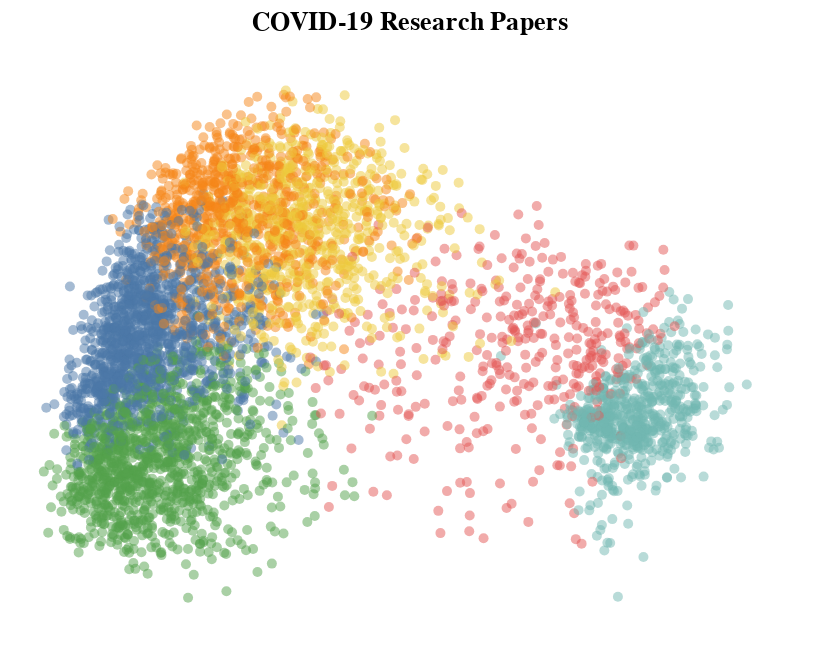

The cell this chart's notebook holds for it:
### Markdown cell above
## Chart

### Code cell
import altair as alt

alt.Chart(document_vectors.sample(5000)).mark_circle(opacity=0.5, size=25).encode(
    x=alt.X('x', axis=None),
    y=alt.Y('y', axis=None),
    color=alt.Color('cluster:N', legend=None),
).configure_axis(
    grid=False
).configure_view(
        strokeWidth=0
).properties(
    title='COVID-19 Research Papers'
)

### Figure 1 — Vega-Lite specification as saved in the notebook (floating-point values rounded to 4 significant figures; data arrays with more than 128 entries replaced by an {"elided": "..."} marker saying what was removed)
{"config": {"view": {"continuousWidth": 400, "continuousHeight": 300, "strokeWidth": 0}, "axis": {"grid": false}}, "data": {"name": "data-da0a7018d7f8d352b7669481c641f74f"}, "mark": {"type": "circle", "opacity": 0.5, "size": 25}, "encoding": {"color": {"type": "nominal", "field": "cluster", "legend": null}, "x": {"type": "quantitative", "axis": null, "field": "x"}, "y": {"type": "quantitative", "axis": null, "field": "y"}}, "title": "COVID-19 Research Papers", "$schema": "https://vega.github.io/schema/vega-lite/v4.0.2.json", "datasets": {"data-da0a7018d7f8d352b7669481c641f74f": {"elided": "5000 records"}}}
